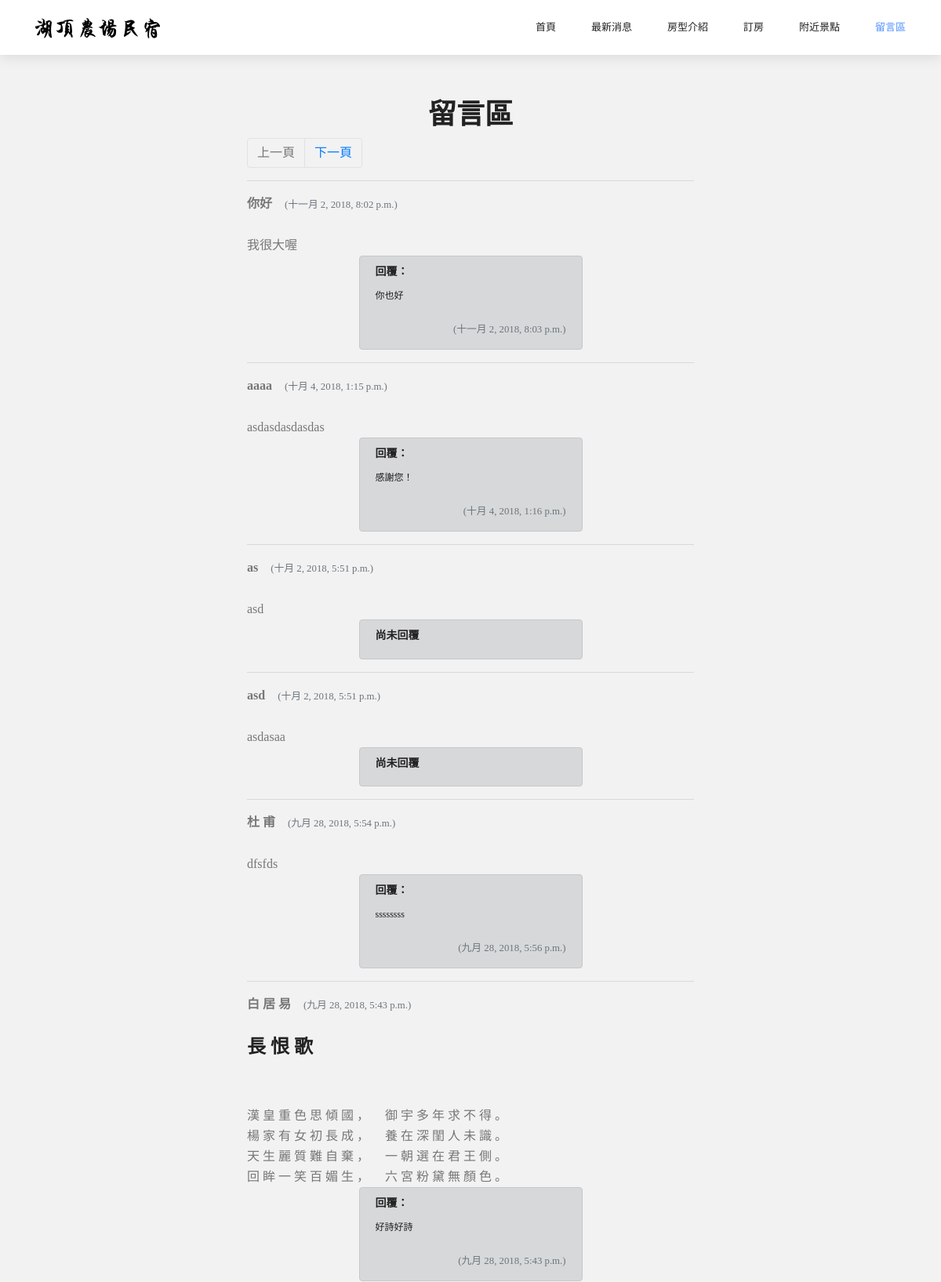
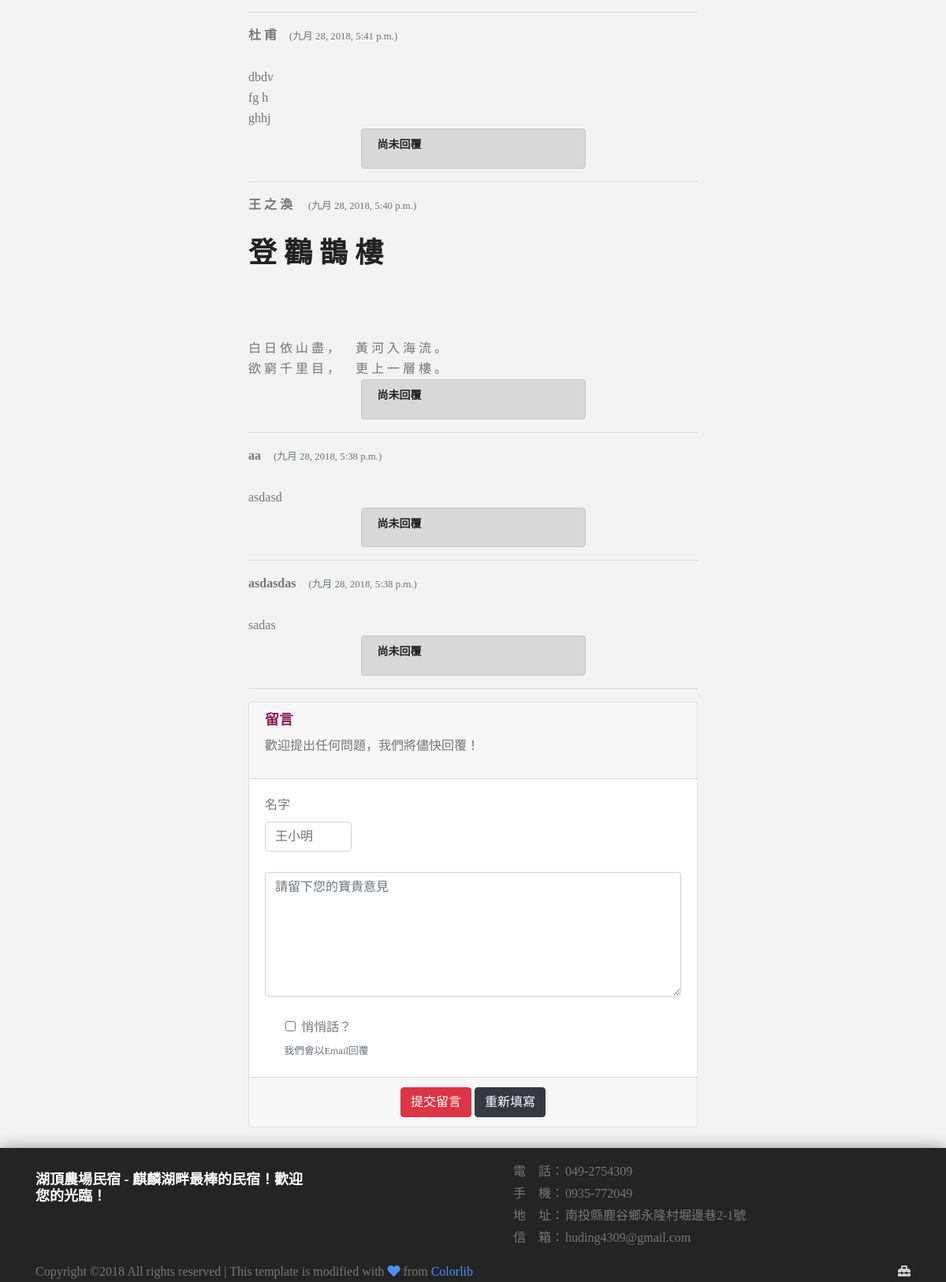
Page /message_area on the committed database (2 pictures, top to bottom).
### mysite/models.py (models this page shows)
class guest_message(models.Model):
    class Meta:
        verbose_name = '顧客留言'
        verbose_name_plural = '顧客留言'
    guest_name = models.CharField(max_length=15, verbose_name='誰')
    message = models.TextField(verbose_name='說啥')
    ask_time = models.DateTimeField(auto_now=False, verbose_name='詢問時間')
    has_replied = models.BooleanField(default=False, verbose_name='已回覆？')
    replied_message = models.TextField(default='感謝您！', verbose_name='回覆啥')
    replied_time = models.DateTimeField(auto_now=True, verbose_name='回覆時間')

### mysite/views.py (the view)
# urls.py: path('message_area', views.message_area, name='message_area'),
def message_area(request):
    message_area = True
    all_guest_messages = models.guest_message.objects.all().order_by('-ask_time')
    paginator = Paginator(all_guest_messages, 10)
    p = request.GET.get('p')
    if not p:
        p = 1
    try:
        guest_messages = paginator.page(p)
    except PageNotAnInteger:
        guest_messages = paginator.page(1)
    except EmptyPage:
        guest_messages = paginator.page(paginator.num_pages)
    return HttpResponse(render(request, '../templates/message_area.html', locals()))

### templates/message_area.html (shortened to what this page needs)
{% extends "base.html" %}
{% block content %}
<div class='container' align='center' id='my_container'>
	<h1>留言區</h1>
	{% if guest_messages %}
		<nav aria-label="...">
		  <ul class="pagination">
		    <li class="page-item">
		      <a class="page-link" {% if guest_messages.has_previous %} href="message_area?p={{ guest_messages.previous_page_number }}" {% endif %}>上一頁</a>
		    </li>
		    <li class="page-item">
		      <a class="page-link" {% if guest_messages.has_next %} href="message_area?p={{ guest_messages.next_page_number }}" {% endif %}>下一頁</a>
		    </li>
		  </ul>
		</nav>
		{% for message in guest_messages %}
		<hr>
		<div align='left'>
		<strong>{{ message.guest_name }}&emsp;</strong><small class="text-muted">({{ message.ask_time }})</small><br>
		<br>{{ message.message | safe }}
		</div>
		<div class="col-6 alert alert-dark" align="left">
		{% if message.has_replied %}
		<h6>回覆：</h6>
		<p style="font-size: 12px">
		{{ message.replied_message}}
		</p>
		<div align="right"><small class="text-muted"> ({{ message.replied_time }})</small></div>
		{% else %}
		<h6>尚未回覆</h6>
		{% endif %}
		</div>
		{% endfor %}
	{% else %}
		<h3>目前沒有任何留言</h3>
	{% endif %}
	<hr>
	<form action='add_message' method="POST">{% csrf_token %}
		<div class="card">
		<div class="card-header" align="left">
			<h4>留言</h4>
			<p>歡迎提出任何問題，我們將儘快回覆！</p>
		</div>
		<div class="card-body">
			<div class="row justify-content-start">
			<div class="col-3" align='left'>
			 <label>名字</label>
      		<input type="text" class="form-control" placeholder="王小明" name='who' required><br>
			</div></div>
    		<textarea class="form-control" name="what" rows="6" placeholder="請留下您的寶貴意見" required></textarea>
    		<br>
    		<div class="row align-items-center">
    		<div class="col-4">
			<input type="checkbox" class="form-check-input" name="SecretCheck1" onclick="ToggleEmailInput()">
    		<label class="form-check-label" >悄悄話？</label>
    		<small class="form-text text-muted">我們會以Email回覆</small>
    		</div>
    		</div>
		</div>
		<div class="card-footer">
			<button type="submit" class="btn btn-danger">提交留言</button>
			<button type="reset" class="btn btn-dark" onclick="HideEmailInput()">重新填寫</button>
		</div>
	</form>
</div>
<br>
{% endblock %}

### templates/base.html (style rules this page uses)
* { font-family: 'Noto Sans TC'; }
h4 { color: #881c59; }

### templates/message_area.html (style rules this page uses)
.rwd_container_f { width: 50%; }

### rows in the picture
guest_message: guest_name "你好", ask_time "十一月 2, 2018, 8:02 p.m.", message "我很大喔", replied_message "你也好", replied_time "十一月 2, 2018, 8:03 p.m."
guest_message: guest_name "aaaa", ask_time "十月 4, 2018, 1:15 p.m.", message "asdasdasdasdas", replied_message "感謝您！", replied_time "十月 4, 2018, 1:16 p.m."
guest_message: guest_name "as", ask_time "十月 2, 2018, 5:51 p.m.", message "asd", has_replied "尚未回覆"
guest_message: guest_name "asd", ask_time "十月 2, 2018, 5:51 p.m.", message "asdasaa", has_replied "尚未回覆"
guest_message: guest_name "杜 甫", ask_time "九月 28, 2018, 5:54 p.m.", message "dfsfds", replied_message "ssssssss", replied_time "九月 28, 2018, 5:56 p.m."
guest_message: guest_name "白 居 易", ask_time "九月 28, 2018, 5:43 p.m.", message "長 恨 歌 漢 皇 重 色 思 傾 國 ， 御 宇 多 年 求 不 得 。 楊 家 有 女 初 長 成 ， 養 在 深 閨 人 未 識 。 天 生 麗 質 難 自 棄 ， 一 朝 選 在 君 王 側 。 回 眸 一 笑 百 媚 生 ， 六 宮 粉 黛 無 顏 色 。", replied_message "好詩好詩", replied_time "九月 28, 2018, 5:43 p.m."
guest_message: guest_name "杜 甫", ask_time "九月 28, 2018, 5:41 p.m.", message "dbdv fg h ghhj", has_replied "尚未回覆"
guest_message: guest_name "王 之 渙", ask_time "九月 28, 2018, 5:40 p.m.", message "登 鸛 鵲 樓 白 日 依 山 盡 ， 黃 河 入 海 流 。 欲 窮 千 里 目 ， 更 上 一 層 樓 。", has_replied "尚未回覆"
guest_message: guest_name "aa", ask_time "九月 28, 2018, 5:38 p.m.", message "asdasd", has_replied "尚未回覆"
guest_message: guest_name "asdasdas", ask_time "九月 28, 2018, 5:38 p.m.", message "sadas", has_replied "尚未回覆"
